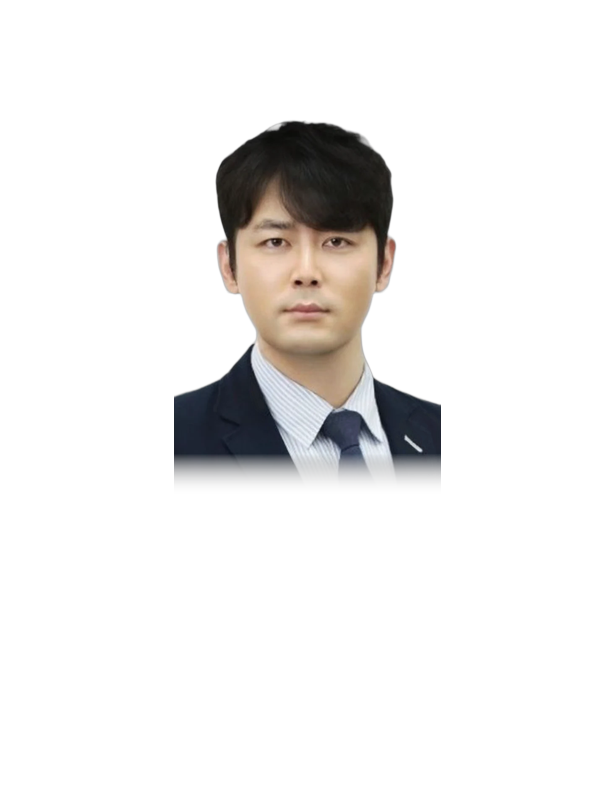
#> input picture assets/cutouts/jeong-jikhan.png, 600 x 800 px, given as the content of the folder ../assets/cutouts/jeong-jikhan.png, which was not available
$ python face_crops.py ../assets/cutouts/jeong-jikhan.png out.png
#> lines starting #> are read from the running program, lines starting #| are printed output that depends on the picture; pictures that were not available may be replaced by others from this repository, and a replacement may not be noted
"""선생님 누끼 사진(600x800)에서 머리 위치를 찾아, 동그란 프로필용 정사각형 사진(<id>-face.webp)을 만듭니다.
얼굴이 가운데, 어깨가 좌우 대칭으로 보이도록 머리 중심을 기준으로 자릅니다.
사용: python3 scripts/face_crops.py public/images/people
"""
import sys
from pathlib import Path

import numpy as np
from PIL import Image


def head_center(a):
    rows = np.where((a > 128).sum(axis=1) > 3)[0]
    top = int(rows[0])
    # 머리 꼭대기에서 아래로 내려가며, 머리가 이어진 부분(팔·손은 제외)의 가운데를 따라감
    cx = None
    xs = []
    for y in range(top + 5, min(a.shape[0], top + 170)):
        on = np.where(a[y] > 128)[0]
        if not len(on):
            continue
        runs = np.split(on, np.where(np.diff(on) > 1)[0] + 1)
        if cx is None:
            run = max(runs, key=len)
        else:
            run = min(runs, key=lambda r: abs((r[0] + r[-1]) / 2 - cx))
        mid = (run[0] + run[-1]) / 2
        cx = mid if cx is None else cx * 0.8 + mid * 0.2
        if y > top + 60:
            xs.append(mid)
    return top, float(np.median(xs)) if xs else a.shape[1] / 2


def crop(src, dst, size=240):
#> called with size = 240
    im = Image.open(src).convert('RGBA')
#> im is the input picture: PIL image 600x800 RGBA; mean R, G, B, A 14.1, 12.9, 12.2, 30.9
    a = np.asarray(im)[:, :, 3]
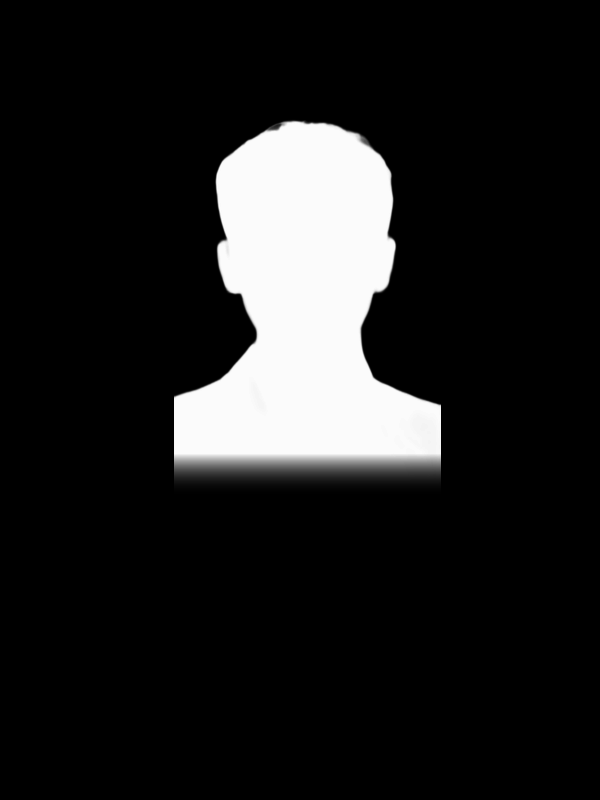
#> a: shape (800, 600); min 0, max 255, mean 30.9
    top, cx = head_center(a)
#> in head_center, `rows = np.where((a > 128).sum(axis=1) > 3)[0]`: rows = 343 values from 121 to 463
#> in head_center, `top = int(rows[0])`: top = 121
#> the loop in head_center, `for y in range(top + 5, min(a.shape[0], top + 170)):` made 165 passes
#> (mid, cx) on passes 1 to 3: (308.5, 308.5), (309, 308.6), (310, 308.9)
#> after the loop in head_center, `for y in range(top + 5, min(a.shape[0], top + 170)):`: xs = 109 values, max 309.5 at index 57, min 303 at index 0, mean 305.3
#> top = 121; cx = 305.5
    side = 430                      # 머리 + 어깨가 보이는 크기(600x800 기준)
    y0 = top - 35
#> y0 = 86
    box = (round(cx - side / 2), y0, round(cx + side / 2), y0 + side)
#> box = (90, 86, 520, 516)
    sq = Image.new('RGBA', (side, side), (0, 0, 0, 0))
#> sq: PIL image 430x430 RGBA; every value is 0
    sq.paste(im.crop(box), (0, 0))
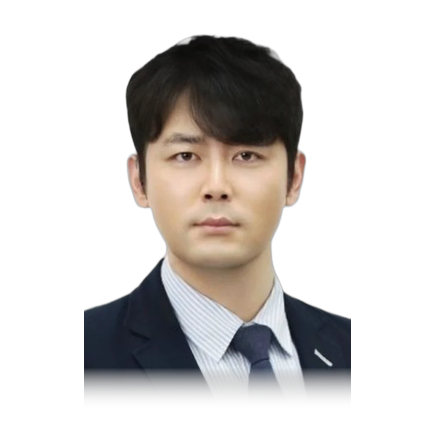
#> sq: PIL image 430x430 RGBA; mean R, G, B, A 36.6, 33.5, 31.7, 80.2; transparent parts drawn white
    sq.resize((size, size), Image.LANCZOS).save(dst, 'WEBP', quality=86, method=6)
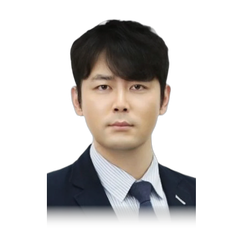
#> saved as jeong-jikhan-face.webp: PIL image 240x240 RGBA; mean R, G, B, A 36.7, 33.7, 31.8, 80.3; transparent parts drawn white


if __name__ == '__main__':
    d = Path(sys.argv[1])
    out = Path(sys.argv[2]) if len(sys.argv) > 2 else d
    for p in sorted(d.glob('*.png')):
        crop(p, out / f'{p.stem}-face.webp')
        print('프로필', p.stem)

$ run again, on assets/cutouts/kim-dohyun.png
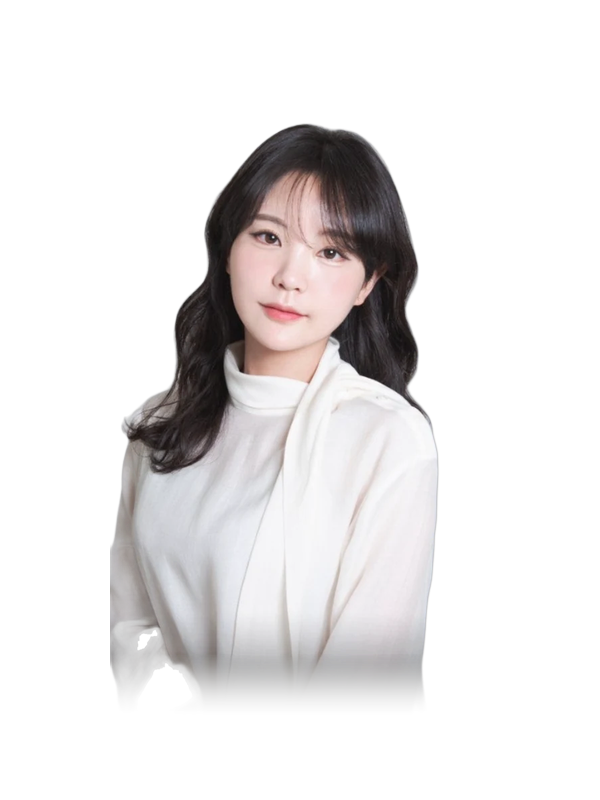
#> input picture assets/cutouts/kim-dohyun.png, 600 x 800 px, given as the content of the folder ../assets/cutouts/kim-dohyun.png, which was not available
#> in crop, im is the input picture: PIL image 600x800 RGBA; mean R, G, B, A 50.5, 48.3, 48.5, 71.4
#> in crop, `a = np.asarray(im)[:, :, 3]`:
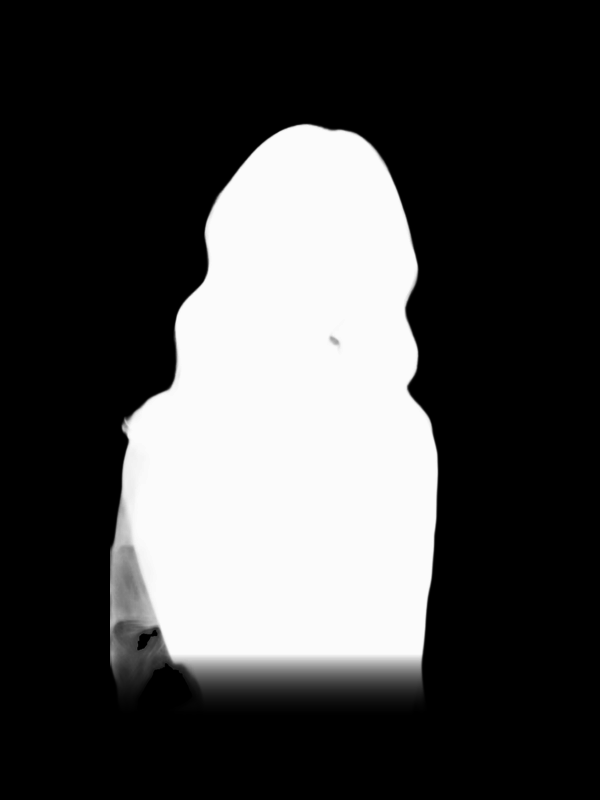
#> a: shape (800, 600); min 0, max 253, mean 71.4
#> rows = 546 values from 124 to 669
#> in head_center, `top = int(rows[0])`: top = 124
#> the loop in head_center, `for y in range(top + 5, min(a.shape[0], top + 170)):` made 165 passes
#> (mid, cx) on passes 1 to 3: (305.5, 305.5), (312.5, 306.9), (313.5, 308.2)
#> after the loop in head_center, `for y in range(top + 5, min(a.shape[0], top + 170)):`: xs = 109 values, max 312.5 at index 77, min 300.5 at index 108, mean 308.5
#> in crop, `top, cx = head_center(a)`: top = 124; cx = 308
#> y0 = 89
#> box = (93, 89, 523, 519)
#> in crop, `sq.resize((size, size), Image.LANCZOS).save(dst, 'WEBP', quality=86, m..`:
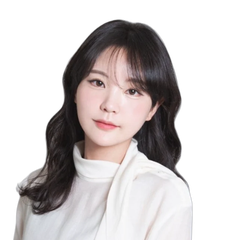
#> saved as kim-dohyun-face.webp: PIL image 240x240 RGBA; mean R, G, B, A 76.8, 71.6, 71.5, 123.2; transparent parts drawn white

$ run again, on assets/cutouts/kim-hyun.png
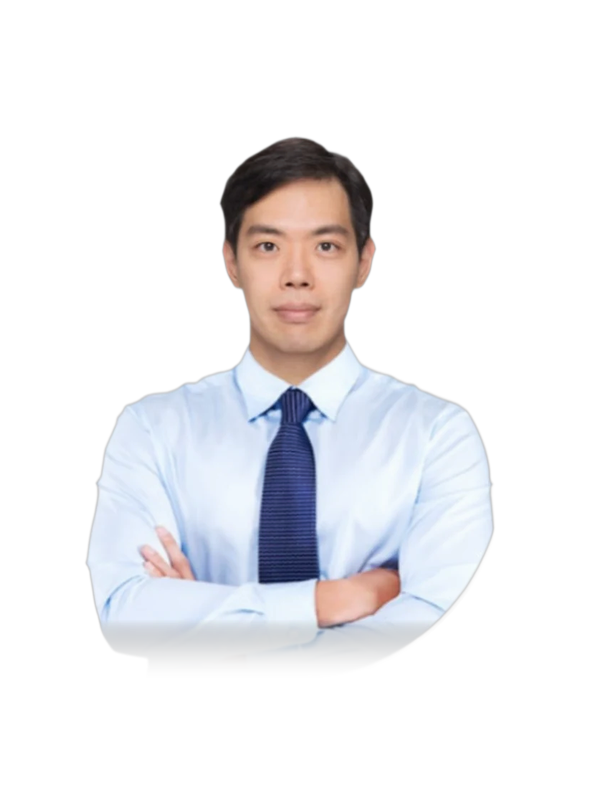
#> input picture assets/cutouts/kim-hyun.png, 600 x 800 px, given as the content of the folder ../assets/cutouts/kim-hyun.png, which was not available
#> in crop, im is the input picture: PIL image 600x800 RGBA; mean R, G, B, A 51.1, 50.7, 53.3, 64.5
#> in crop, `a = np.asarray(im)[:, :, 3]`:
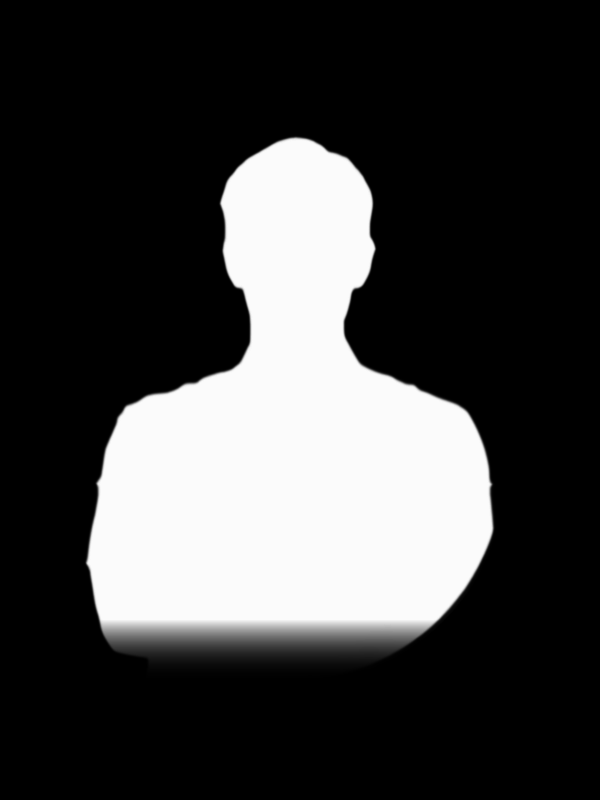
#> a: shape (800, 600); min 0, max 251, mean 64.5
#> rows = 496 values from 138 to 633
#> in head_center, `top = int(rows[0])`: top = 138
#> the loop in head_center, `for y in range(top + 5, min(a.shape[0], top + 170)):` made 165 passes
#> (mid, cx) on passes 1 to 3: (295, 295), (295.5, 295.1), (295.5, 295.2)
#> after the loop in head_center, `for y in range(top + 5, min(a.shape[0], top + 170)):`: xs = 109 values, max 299 at index 46, min 296 at index 0, mean 297.5
#> in crop, `top, cx = head_center(a)`: top = 138; cx = 297.5
#> y0 = 103
#> box = (82, 103, 512, 533)
#> in crop, `sq.resize((size, size), Image.LANCZOS).save(dst, 'WEBP', quality=86, m..`:
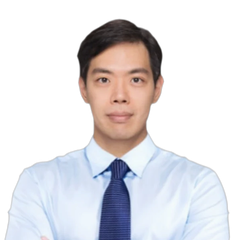
#> saved as kim-hyun-face.webp: PIL image 240x240 RGBA; mean R, G, B, A 87.8, 85.8, 89, 115.4; transparent parts drawn white
